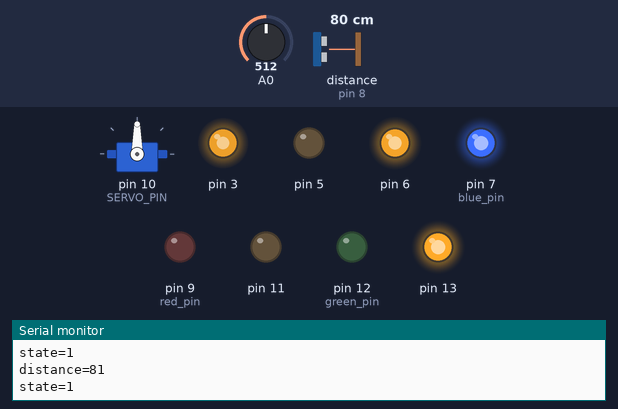
Bench run of a sketch on a simulated Arduino Uno, built with avr-gcc and run on an emulated ATmega328P. Shown: servo, output pins drawn as LEDs (lit = HIGH), the last lines printed to the serial monitor. The inputs (shaded band) are chosen by the test bench; at power-on: distance to the obstacle (sensor on pin 8) 80 cm, A0 = 512. The echo pulse lasts 58.3 µs per cm.

Above: at 1.2 s.
1.3 s: distance to the obstacle (sensor on pin 8) set to 18 cm
2.8 s: distance to the obstacle (sensor on pin 8) set to 14 cm
At 5.5 s:
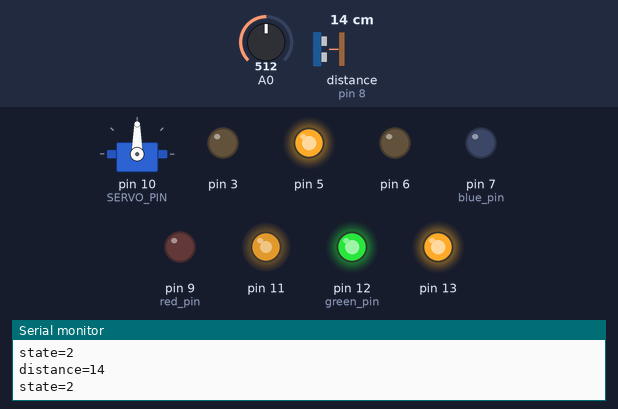
5.8 s: A0 set to 605
7.3 s: A0 set to 637
At 8.2 s:
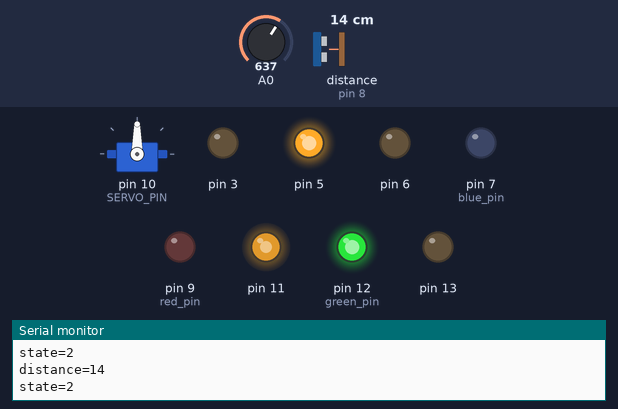
8.8 s: distance to the obstacle (sensor on pin 8) set to 35 cm
At 10.1 s:
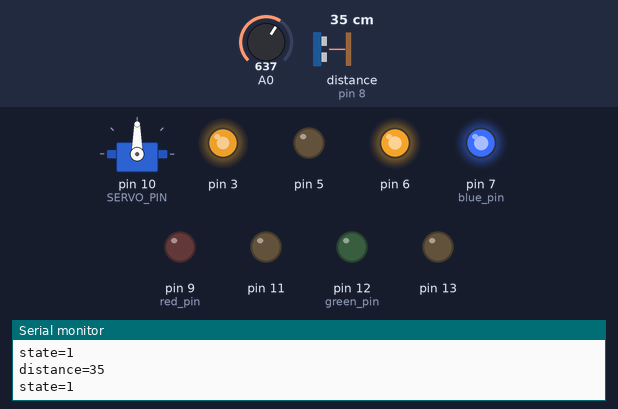
10.5 s: distance to the obstacle (sensor on pin 8) set to 2 cm
At 13.1 s:
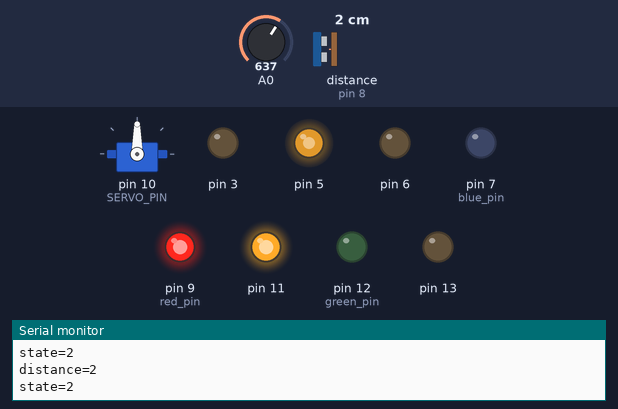
Timing chart, 0 to 14.5 s (numbered marks = the images above; inputs shaded):
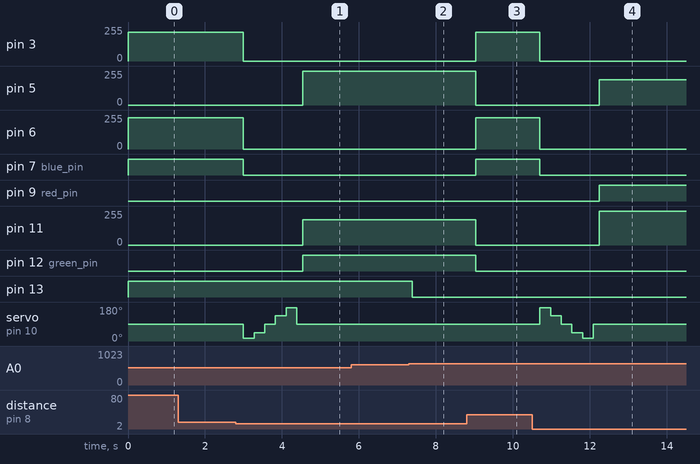

The sketch:

protoBot.ino
```cpp
#include <Servo.h>
#include <NewPing.h>

#define RUN_TIME 60
#define TOO_CLOSE 15

#include "direction_sensor.h"
#include "motor.h"
#include "led_3color.h"
#include "robot.h"

#define SERVO_PIN 10
#define ECHO_PIN 8
#define TRIG_PIN 4

#define MOTOR_LEFT_BACK 5
#define MOTOR_LEFT_FORWARD 6
#define MOTOR_RIGHT_BACK 11
#define MOTOR_RIGHT_FORWARD 3

Robot protoBot(TRIG_PIN, ECHO_PIN, SERVO_PIN,
               MOTOR_LEFT_FORWARD, MOTOR_LEFT_BACK,
               MOTOR_RIGHT_FORWARD, MOTOR_RIGHT_BACK);

void setup()
{
    Serial.begin(115200);
    protoBot.init();
    Serial.println("Robot init completed.");
}

void loop()
{
  protoBot.run();
}
```

direction_sensor.h
```cpp
//
//  direction_sensor.h
//
//
//  Created by Dmitry Lazarev on 02.04.13.
//
//

#ifndef _direct_sensor_h
#define _direct_sensor_h

#include <Arduino.h>

#define MAX_DISTANCE 200

static unsigned int angles[] = {0, 45, 90, 135, 180};

class ServoDriver : public Servo {
public:
    ServoDriver(int _attachPin) : Servo(), attachPin(_attachPin) {}

    virtual void init() {
      attach(attachPin);
    }

    virtual void setDirection(unsigned int angle) {
        angle = constrain(angle, 15, 175);
        write(angle);
        delay(160);
    }
private:
    int attachPin;
};

class DistanceSensorDriver {
public:
    DistanceSensorDriver(int triggerPin, int echoPin) : sonar(triggerPin, echoPin, MAX_DISTANCE) {}

        unsigned int getDistance() {
        int distance = sonar.ping_median(5) / US_ROUNDTRIP_CM;
        if (distance < 0) return MAX_DISTANCE;
        return distance;
    }
private:
    NewPing sonar;
};

class DirectionSensor : public ServoDriver, DistanceSensorDriver {
public:
    DirectionSensor(int triggerPin, int echoPin, int servoPin) : ServoDriver(servoPin), DistanceSensorDriver(triggerPin, echoPin), currentIndex(0) {}

    unsigned int getDistance() {
        return DistanceSensorDriver::getDistance();
    }

    virtual unsigned int getDirection() {
        int delta = currentIndex > 0 ? -1 : 1;
        unsigned int currentDistance, maxDistance = 0;
        unsigned int direction = -1;

        currentIndex = currentIndex > 4 ? 4 : currentIndex;
        currentIndex = currentIndex < 0 ? 0 : currentIndex;

        for (; currentIndex < 5 && currentIndex >= 0; currentIndex += delta) {
            setDirection(angles[currentIndex]);
            currentDistance = getDistance();
            if (currentDistance > maxDistance) {
                maxDistance = currentDistance;
                direction = angles[currentIndex];
            }
        }
        setDirection(90);
        return direction;
    }
private:
    int currentIndex;
};

#endif
```

led_3color.h
```cpp
//
//  led_3color.h
//
//
//  Created by Dmitry Lazarev on 06.05.13.
//
//

#ifndef _led_3color_h
#define _led_3color_h
#include <Arduino.h>

#define LED_3COLOR_BLUE 7
#define LED_3COLOR_RED 9
#define LED_3COLOR_GREEN 12

class Led_3color {
public:
    Led_3color()
    {
        blue_pin = LED_3COLOR_BLUE;
        green_pin = LED_3COLOR_GREEN;
        red_pin = LED_3COLOR_RED;

        pinMode(blue_pin, OUTPUT);
        pinMode(green_pin, OUTPUT);
        pinMode(red_pin, OUTPUT);
    }

    void red() {
        digitalWrite(red_pin, 255);
        digitalWrite(green_pin, 0);
        digitalWrite(blue_pin, 0);
    }

    void green() {
        digitalWrite(red_pin, 0);
        digitalWrite(green_pin, 255);
        digitalWrite(blue_pin, 0);
    }

    void blue() {
        digitalWrite(red_pin, 0);
        digitalWrite(green_pin, 0);
        digitalWrite(blue_pin, 255);
    }

    void purple() {
        digitalWrite(red_pin, 255);
        digitalWrite(green_pin, 0);
        digitalWrite(blue_pin, 255);
    }

    void off() {
        digitalWrite(red_pin, 0);
        digitalWrite(green_pin, 0);
        digitalWrite(blue_pin, 0);
    }

private:
    int blue_pin, green_pin, red_pin;
};

#endif
```

motor.h
```cpp
//
//  motor.h
//
//
//  Created by Dmitry Lazarev on 02.04.13.
//
//

#ifndef _motor_h
#define _motor_h

#include <Arduino.h>

class MotorDriver {
public:
    MotorDriver(int _forwardPin, int _backPin) : forwardPin(_forwardPin), backPin(_backPin) {}

    virtual void setSpeed(int speed) = 0;

    virtual void init() {
      pinMode(forwardPin, OUTPUT);
      pinMode(backPin, OUTPUT);
    }

protected:
    int forwardPin;
    int backPin;
    int currentSpeed;
};

class Motor : public MotorDriver {
public:
    Motor(int _forwardPin, int _backPin) : MotorDriver(_forwardPin, _backPin) {}

    void setSpeed(int speed) {
      int forwardSpeed;
      int backSpeed;

      currentSpeed = constrain(speed, -100, 100);

      forwardSpeed = map(currentSpeed, 0, 100, 120, 255);
      backSpeed = map(currentSpeed, -100, 0, 255, 120);
      if (currentSpeed <= 0) forwardSpeed = 0;
      if (currentSpeed >= 0) backSpeed = 0;

       analogWrite(backPin, backSpeed);
       analogWrite(forwardPin, forwardSpeed);
    }
};


#endif
```

robot.h
```cpp
//
//  robot.h
//
//
//  Created by Dmitry Lazarev on 02.04.13.
//
//

#ifndef _robot_h
#define _robot_h

#include <Arduino.h>

#define R1  97600L   // measure the value of the Resitors to be exact as possible
#define R2  99300L    // add an L for Long values

class Robot {
public:
    Robot(int _triggerPin, int _echoPin, int _servoPin,
          int _leftForward, int _leftBack, int _rightForward, int _rightBack)
    : sonar(_triggerPin, _echoPin, _servoPin),
    leftMotor(_leftForward, _leftBack),
    rightMotor(_rightForward, _rightBack) {}

    void init() {
        endTime = millis() + RUN_TIME * 1000;
        sonar.init();
        leftMotor.init();
        rightMotor.init();
        pinMode(13, OUTPUT);
        move();
    }

    float battery() {
      int raw = analogRead(A0);
      float val = 5.0 * raw/1024.0;  // convert to voltage halfway
      return val * (R1 + R2)/R2;       //calculate the  battery voltage;  if you don;t need to be exact just:  return val * 2;
  }

  unsigned int review() {
        unsigned int dir = sonar.getDirection();
        return dir;
    }

    void stop() {
        leftMotor.setSpeed(0);
        rightMotor.setSpeed(0);
        state = stateStopped;
    }

    void pause() {
        colorLed.off();
        leftMotor.setSpeed(0);
        rightMotor.setSpeed(0);
        state = statePaused;
    }
    void move() {
        colorLed.blue();
        leftMotor.setSpeed(85);
      rightMotor.setSpeed(70);
      state = stateMoving;
    }

    bool obstacleAhead(unsigned int distance)
    {
        return (distance <= TOO_CLOSE);
    }

    void turnLeft(unsigned long currentTime, unsigned long delta) {
        colorLed.green();
        leftMotor.setSpeed(-200);
        rightMotor.setSpeed(-50);
        endStateTime = currentTime + delta;
        state = stateTurning;
    }

    void turnRight(unsigned long currentTime, unsigned long delta) {
        colorLed.red();
        leftMotor.setSpeed(-50);
        rightMotor.setSpeed(-200);
        endStateTime = currentTime + delta;
        state = stateTurning;
    }

    bool doneTurning(unsigned long currentTime, unsigned int distance)
    {
        if (currentTime >= endStateTime)
            return (distance > TOO_CLOSE);
        return false;
    }

    void run() {
        Serial.print("state=");
        Serial.println(state);
        checkBattery();

        if (stopped())
            return;

        unsigned long currentTime = millis();
        int distance = sonar.getDistance();
        Serial.print("distance=");
        Serial.println(distance);
        if (doneRunning(currentTime))
            stop();
        else if (moving()) {
            if (obstacleAhead(distance)) {
                pause();
                int direction = sonar.getDirection() - 90;
                Serial.print("direction=");
                Serial.println(direction);
                if (direction < 0)
                    turnLeft(currentTime, -direction);
                else if (direction > 0)
                    turnRight(currentTime, direction);
            }
        }
        else if (turning()) {
            if (doneTurning(currentTime, distance))
                move();
        }
        else if (paused()) move();
    }

private:
    void checkBattery() {
      if (battery() < 6.0) digitalWrite(13, HIGH);
      else digitalWrite(13, LOW);
    }

    bool moving() { return (state == stateMoving); }
    bool turning() { return (state == stateTurning); }
    bool stopped() { return (state == stateStopped); }
    bool paused() { return (state == statePaused); }

    bool doneRunning(unsigned long currentTime) { return (currentTime >= endTime); }

    DirectionSensor sonar;
    Motor leftMotor;
    Motor rightMotor;
    Led_3color colorLed;
    unsigned long endTime;
    unsigned long endStateTime;
    enum state_t { stateStopped, stateMoving, stateTurning, statePaused };
    state_t state;
};
#endif
```

Measured:
- the behaviour switches between 16 and 15 cm on distance to the obstacle (sensor on pin 8) (found by bisection; images 0 and 1)
- the behaviour switches between 619 and 620 on A0 (found by bisection; images 1 and 2)
- after the input at 2.8 s, pin 3: 214/255 → 0/255 after 0.20 s; pin 5: 0/255 → 255/255 after 1.7 s; pin 6: 234/255 → 0/255 after 0.20 s; pin 7 (blue_pin): HIGH → LOW after 0.20 s; pin 11: 0/255 → 188/255 after 1.7 s
- after the input at 7.3 s, pin 13: HIGH → LOW after 0.08 s
- after the input at 8.8 s, pin 3: 0/255 → 214/255 after 0.23 s; pin 5: 255/255 → 0/255 after 0.23 s; pin 6: 0/255 → 234/255 after 0.23 s; pin 7 (blue_pin): LOW → HIGH after 0.23 s; pin 11: 188/255 → 0/255 after 0.23 s
- after the input at 10.5 s, pin 3: 214/255 → 0/255 after 0.20 s; pin 5: 0/255 → 188/255 after 1.7 s; pin 6: 234/255 → 0/255 after 0.20 s; pin 7 (blue_pin): HIGH → LOW after 0.20 s; pin 9 (red_pin): LOW → HIGH after 1.7 s
